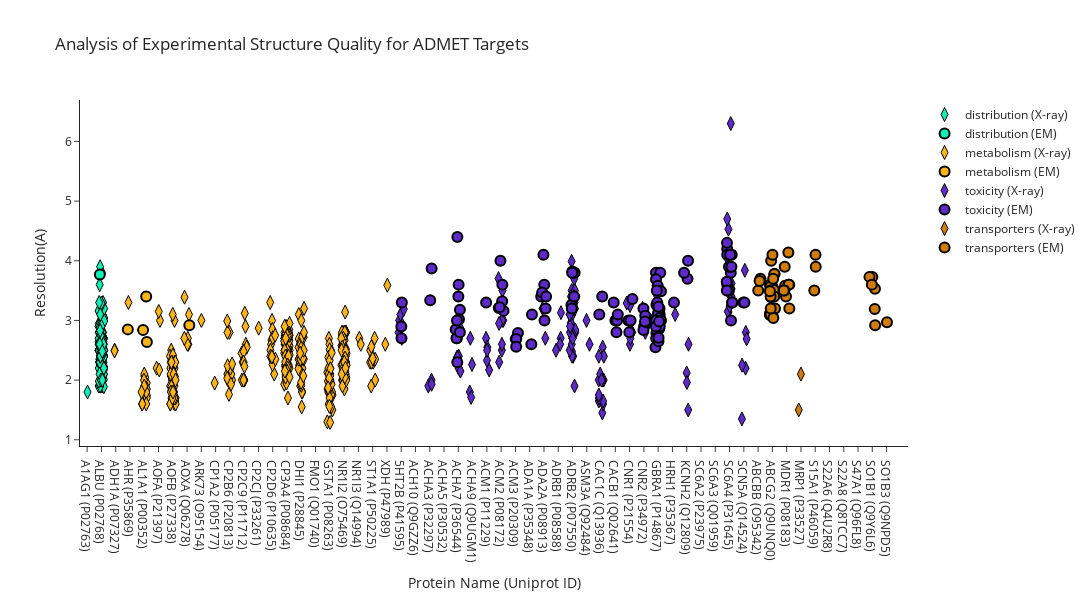

Write notebook code for a chart like this one.
### Code cell
import plotly.graph_objects as go
import numpy as np
# Create traces for each unique value in 'Method'
resolution_traces = []

for category in category_list:
    for method in df['Method'].unique():
        df_subset = df[(df['Method'] == method) & (df['Category'] == category)]
        
        # marker_size = df_subset["Average Sequence Coverage"].apply(lambda x: x * 16 if not np.isnan(x) else 10)
        
        # Add random jitter to the x-axis values
        if method == 'AlphaFold':
            x_values = [protein_name_mapping[name] for name in df_subset['Protein Name']]
        else:
            jitter = np.random.uniform(low=-jitter_amount, high=jitter_amount, size=len(df_subset))
            x_values = [protein_name_mapping[name] + jitter[i] for i, name in enumerate(df_subset['Protein Name'])]
        trace = go.Scatter(
            x=x_values,
            y=df_subset['Resolution (A)'],
            mode='markers',
            name=f"{category} ({method})",
            marker=dict(size=10, color=colors[category], symbol=symbols[method], line_width=2 if method=="EM" else 1, line_color='black'),
            showlegend=False if method == 'AlphaFold' else True,
            opacity=0 if method == 'AlphaFold' else 1,
        )
        resolution_traces.append(trace)

# Create layout
layout = go.Layout(
    title="Analysis of Experimental Structure Quality for ADMET Targets",
    xaxis=dict(title='Protein Name (Uniprot ID)',
               range=[-0.5, len(protein_name_mapping) + 0.5],
               tickvals=list(protein_name_mapping.values()), 
               ticktext=protein_names),
    yaxis=dict(title='Resolution(A)'),
    template='simple_white',
    width=1600,
    height=600
)

# Create figure
fig = go.Figure(data=resolution_traces, layout=layout)

# Show plot
fig.show()

### Figure 1 — Plotly figure (JSON) as saved in the notebook; plotly's stock layout.template omitted (floating-point values rounded to 4 significant figures; data arrays with more than 128 entries replaced by an {"elided": "..."} marker saying what was removed)
{"data": [{"marker": {"color": "#11efb7", "line": {"color": "black", "width": 1}, "size": 10, "symbol": "diamond-tall"}, "mode": "markers", "name": "distribution (X-ray)", "opacity": 1, "showlegend": true, "x": {"elided": "148 float values"}, "y": {"elided": "148 float values"}, "type": "scatter"}, {"marker": {"color": "#11efb7", "line": {"color": "black", "width": 1}, "size": 10, "symbol": "circle-open"}, "mode": "markers", "name": "distribution (AlphaFold)", "opacity": 0, "showlegend": false, "x": [0, 1], "y": [2.0, 2.0], "type": "scatter"}, {"marker": {"color": "#11efb7", "line": {"color": "black", "width": 2}, "size": 10, "symbol": "circle"}, "mode": "markers", "name": "distribution (EM)", "opacity": 1, "showlegend": true, "x": [0.8899], "y": [3.77], "type": "scatter"}, {"marker": {"color": "#ffb418", "line": {"color": "black", "width": 1}, "size": 10, "symbol": "diamond-tall"}, "mode": "markers", "name": "metabolism (X-ray)", "opacity": 1, "showlegend": true, "x": {"elided": "350 float values"}, "y": {"elided": "350 float values"}, "type": "scatter"}, {"marker": {"color": "#ffb418", "line": {"color": "black", "width": 1}, "size": 10, "symbol": "circle-open"}, "mode": "markers", "name": "metabolism (AlphaFold)", "opacity": 0, "showlegend": false, "x": [2, 3, 4, 5, 6, 7, 8, 9, 10, 11, 12, 13, 14, 15, 16, 17, 18, 19, 20, 21], "y": [2.0, 2.0, 2.0, 2.0, 2.0, 2.0, 2.0, 2.0, 2.0, 2.0, 2.0, 2.0, 2.0, 2.0, 2.0, 2.0, 2.0, 2.0, 2.0, 2.0], "type": "scatter"}, {"marker": {"color": "#ffb418", "line": {"color": "black", "width": 2}, "size": 10, "symbol": "circle"}, "mode": "markers", "name": "metabolism (EM)", "opacity": 1, "showlegend": true, "x": [2.851, 3.918, 4.136, 4.184, 7.157], "y": [2.85, 2.84, 3.4, 2.64, 2.92], "type": "scatter"}, {"marker": {"color": "#5e2bcb", "line": {"color": "black", "width": 1}, "size": 10, "symbol": "diamond-tall"}, "mode": "markers", "name": "toxicity (X-ray)", "opacity": 1, "showlegend": true, "x": [22.04, 21.82, 21.86, 21.99, 21.97, 22.08, 21.96, 22.18, 23.9, 24.12, 24.13, 26.03, 26.02, 25.9, 25.94, 26.18, 26.15, 26.8, 26.9, 26.84, 26.96, 27.94, 28.03, 28.16, 28.01, 28.02, 29.15, 29.09, 28.82, 29.05, 29.06, 29.06, 28.86, 28.87, 32.09, 31.91, 33.19, 33.17, 33.13, 32.84, 34.14, 34.09, 34.01, 34.05, 34.19, 34.17, 34.17, 34.2, 34.05, 33.94, 34.17, 33.92, 33.94, 33.97, 33.98, 34.11, 34.14, 33.96, 33.97, 33.98, 33.84, 33.99, 34.12, 33.89, 34.17, 33.81, 33.83, 34.1, 33.97, 33.97, 33.81, 33.95, 33.83, 34.01, 33.89, 33.81, 35.19, 34.98, 36.18, 35.84, 36.09, 36.14, 35.94, 36.12, 36.12, 35.88, 35.84, 36.03, 36.19, 35.84, 36.14, 35.85, 35.85, 38.18, 38.02, 38.06, 37.95, 38.03, 38.05, 37.8, 39.09, 38.9, 39.85, 39.94, 41.19, 42.13, 42.0, 42.01, 42.1, 44.93, 44.92, 44.88, 45.01, 45.13, 44.88, 45.14, 45.14, 45.05, 44.83, 44.84, 45.09, 46.12, 45.87, 46.07, 46.14, 45.88, 46.2], "y": [2.7, 2.8, 3.0, 2.9, 3.1, 2.92, 3.1, 3.19, 1.9, 2.0, 1.93, 2.4, 2.2, 2.38, 2.38, 2.85, 2.15, 1.8, 1.71, 2.7, 2.26, 2.7, 2.55, 2.17, 2.33, 2.5, 3.0, 3.5, 3.7, 2.5, 2.6, 3.0, 2.95, 2.3, 2.7, 3.2, 3.13, 2.7, 2.6, 2.5, 1.9, 3.4, 3.4, 2.4, 2.8, 3.4, 2.84, 2.84, 3.16, 3.5, 3.5, 3.2, 3.99, 2.79, 3.1, 3.2, 3.3, 2.48, 3.8, 3.2, 3.2, 2.7, 3.7, 2.96, 3.2, 3.1, 2.8, 3.4, 3.2, 2.4, 2.5, 2.6, 2.9, 2.7, 3.4, 3.1, 2.6, 3.0, 2.0, 2.0, 1.45, 1.6, 2.1, 2.55, 2.0, 1.7, 1.65, 2.0, 2.4, 2.4, 1.65, 1.7, 1.75, 2.8, 2.6, 2.95, 2.8, 3.25, 2.7, 3.29, 2.8, 3.2, 3.45, 3.2, 3.1, 2.6, 2.12, 1.96, 1.5, 3.14, 4.53, 3.15, 3.24, 3.4, 3.49, 3.62, 3.53, 3.8, 4.05, 4.7, 6.3, 2.2, 1.35, 3.84, 2.8, 2.25, 2.69], "type": "scatter"}, {"marker": {"color": "#5e2bcb", "line": {"color": "black", "width": 1}, "size": 10, "symbol": "circle-open"}, "mode": "markers", "name": "toxicity (AlphaFold)", "opacity": 0, "showlegend": false, "x": [22, 23, 24, 25, 26, 27, 28, 29, 30, 31, 32, 33, 34, 35, 36, 37, 38, 39, 40, 41, 42, 43, 44, 45, 46], "y": [2.0, 2.0, 2.0, 2.0, 2.0, 2.0, 2.0, 2.0, 2.0, 2.0, 2.0, 2.0, 2.0, 2.0, 2.0, 2.0, 2.0, 2.0, 2.0, 2.0, 2.0, 2.0, 2.0, 2.0, 2.0], "type": "scatter"}, {"marker": {"color": "#5e2bcb", "line": {"color": "black", "width": 2}, "size": 10, "symbol": "circle"}, "mode": "markers", "name": "toxicity (EM)", "opacity": 1, "showlegend": true, "x": [22.02, 22.01, 22.05, 24.03, 24.13, 26.11, 25.81, 26.05, 25.91, 26.02, 25.9, 25.93, 26.0, 25.87, 26.11, 25.93, 27.95, 29.08, 28.95, 28.84, 29.07, 29.17, 28.89, 30.02, 30.18, 30.06, 30.05, 31.11, 31.16, 31.96, 32.12, 32.04, 32.02, 31.81, 31.87, 32.15, 34.15, 33.99, 33.92, 33.97, 33.95, 34.12, 36.08, 35.87, 37.08, 37.0, 37.12, 36.88, 37.17, 37.91, 38.07, 38.2, 37.98, 39.01, 38.97, 39.09, 38.97, 39.2, 39.07, 39.85, 40.15, 40.1, 39.85, 39.85, 39.88, 39.97, 40.09, 39.99, 39.81, 40.2, 39.91, 39.93, 40.01, 40.02, 40.07, 40.11, 39.88, 39.85, 39.86, 40.19, 40.18, 40.11, 39.84, 40.02, 40.06, 40.03, 41.11, 42.05, 41.82, 42.09, 44.83, 44.82, 45.15, 44.84, 45.19, 44.84, 45.09, 44.96, 45.04, 44.96, 45.13, 45.18, 44.8, 44.81, 45.1, 45.97, 46.04], "y": [2.7, 2.9, 3.3, 3.34, 3.87, 3.18, 2.85, 3.02, 3.0, 3.6, 2.7, 2.3, 3.4, 2.7, 2.8, 4.4, 3.3, 3.6, 4.0, 3.21, 3.32, 3.16, 3.22, 2.69, 2.79, 2.69, 2.56, 2.6, 3.1, 4.1, 3.2, 3.0, 3.6, 3.4, 3.47, 3.4, 3.8, 3.82, 3.26, 3.8, 3.2, 3.4, 3.4, 3.1, 2.8, 3.0, 3.0, 3.3, 3.1, 3.0, 3.0, 3.36, 2.8, 2.9, 3.2, 3.08, 2.84, 2.97, 2.98, 3.8, 3.8, 3.1, 3.04, 3.69, 3.26, 3.58, 3.2, 3.12, 2.55, 3.49, 3.5, 3.3, 2.92, 3.23, 2.86, 3.04, 2.79, 3.0, 2.7, 3.0, 3.0, 2.9, 2.9, 2.65, 2.98, 2.71, 3.3, 3.7, 3.8, 4.0, 4.2, 4.3, 4.1, 3.6, 3.3, 4.1, 3.8, 3.5, 4.1, 3.9, 3.9, 3.3, 3.65, 3.5, 3.0, 3.3, 3.3], "type": "scatter"}, {"marker": {"color": "#d07c09", "line": {"color": "black", "width": 1}, "size": 10, "symbol": "diamond-tall"}, "mode": "markers", "name": "transporters (X-ray)", "opacity": 1, "showlegend": true, "x": [49.85, 50.0], "y": [1.5, 2.1], "type": "scatter"}, {"marker": {"color": "#d07c09", "line": {"color": "black", "width": 1}, "size": 10, "symbol": "circle-open"}, "mode": "markers", "name": "transporters (AlphaFold)", "opacity": 0, "showlegend": false, "x": [47, 48, 49, 50, 51, 52, 53, 54, 55, 56], "y": [2.0, 2.0, 2.0, 2.0, 2.0, 2.0, 2.0, 2.0, 2.0, 2.0], "type": "scatter"}, {"marker": {"color": "#d07c09", "line": {"color": "black", "width": 2}, "size": 10, "symbol": "circle"}, "mode": "markers", "name": "transporters (EM)", "opacity": 1, "showlegend": true, "x": [47.01, 47.16, 47.11, 48.15, 48.14, 47.84, 47.84, 48.02, 48.0, 47.94, 47.85, 47.83, 47.86, 47.91, 48.06, 48.01, 47.84, 47.91, 48.1, 48.13, 47.99, 47.88, 47.87, 48.18, 48.07, 47.89, 47.83, 48.95, 48.89, 49.12, 49.13, 48.86, 49.19, 49.18, 49.15, 48.84, 48.8, 51.02, 50.94, 51.04, 55.18, 55.0, 55.17, 54.8, 55.2, 54.97, 56.03], "y": [3.5, 3.7, 3.66, 3.78, 3.78, 3.1, 3.6, 3.56, 3.09, 3.58, 3.56, 3.09, 3.5, 4.0, 3.7, 4.1, 3.12, 3.39, 3.51, 3.4, 3.1, 3.4, 3.1, 3.2, 3.04, 3.2, 3.49, 3.4, 3.58, 4.14, 3.6, 3.9, 3.2, 3.6, 3.6, 3.5, 3.5, 4.1, 3.5, 3.9, 3.53, 3.73, 3.19, 3.73, 2.92, 3.6, 2.97], "type": "scatter"}], "layout": {"height": 600, "title": {"text": "Analysis of Experimental Structure Quality for ADMET Targets"}, "width": 1600, "xaxis": {"range": [-0.5, 57.5], "ticktext": ["A1AG1 (P02763)", "ALBU (P02768)", "ADH1A (P07327)", "AHR (P35869)", "AL1A1 (P00352)", "AOFA (P21397)", "AOFB (P27338)", "AOXA (Q06278)", "ARK73 (O95154)", "CP1A2 (P05177)", "CP2B6 (P20813)", "CP2C9 (P11712)", "CP2CJ (P33261)", "CP2D6 (P10635)", "CP3A4 (P08684)", "DHI1 (P28845)", "FMO1 (Q01740)", "GSTA1 (P08263)", "NR1I2 (O75469)", "NR1I3 (Q14994)", "ST1A1 (P50225)", "XDH (P47989)", "5HT2B (P41595)", "ACH10 (Q9GZZ6)", "ACHA3 (P32297)", "ACHA5 (P30532)", "ACHA7 (P36544)", "ACHA9 (Q9UGM1)", "ACM1 (P11229)", "ACM2 (P08172)", "ACM3 (P20309)", "ADA1A (P35348)", "ADA2A (P08913)", "ADRB1 (P08588)", "ADRB2 (P07550)", "ASM3A (Q92484)", "CAC1C (Q13936)", "CACB1 (Q02641)", "CNR1 (P21554)", "CNR2 (P34972)", "GBRA1 (P14867)", "HRH1 (P35367)", "KCNH2 (Q12809)", "SC6A2 (P23975)", "SC6A3 (Q01959)", "SC6A4 (P31645)", "SCN5A (Q14524)", "ABCBB (O95342)", "ABCG2 (Q9UNQ0)", "MDR1 (P08183)", "MRP1 (P33527)", "S15A1 (P46059)", "S22A6 (Q4U2R8)", "S22A8 (Q8TCC7)", "S47A1 (Q96FL8)", "SO1B1 (Q9Y6L6)", "SO1B3 (Q9NPD5)"], "tickvals": [0, 1, 2, 3, 4, 5, 6, 7, 8, 9, 10, 11, 12, 13, 14, 15, 16, 17, 18, 19, 20, 21, 22, 23, 24, 25, 26, 27, 28, 29, 30, 31, 32, 33, 34, 35, 36, 37, 38, 39, 40, 41, 42, 43, 44, 45, 46, 47, 48, 49, 50, 51, 52, 53, 54, 55, 56], "title": {"text": "Protein Name (Uniprot ID)"}}, "yaxis": {"title": {"text": "Resolution(A)"}}}}
